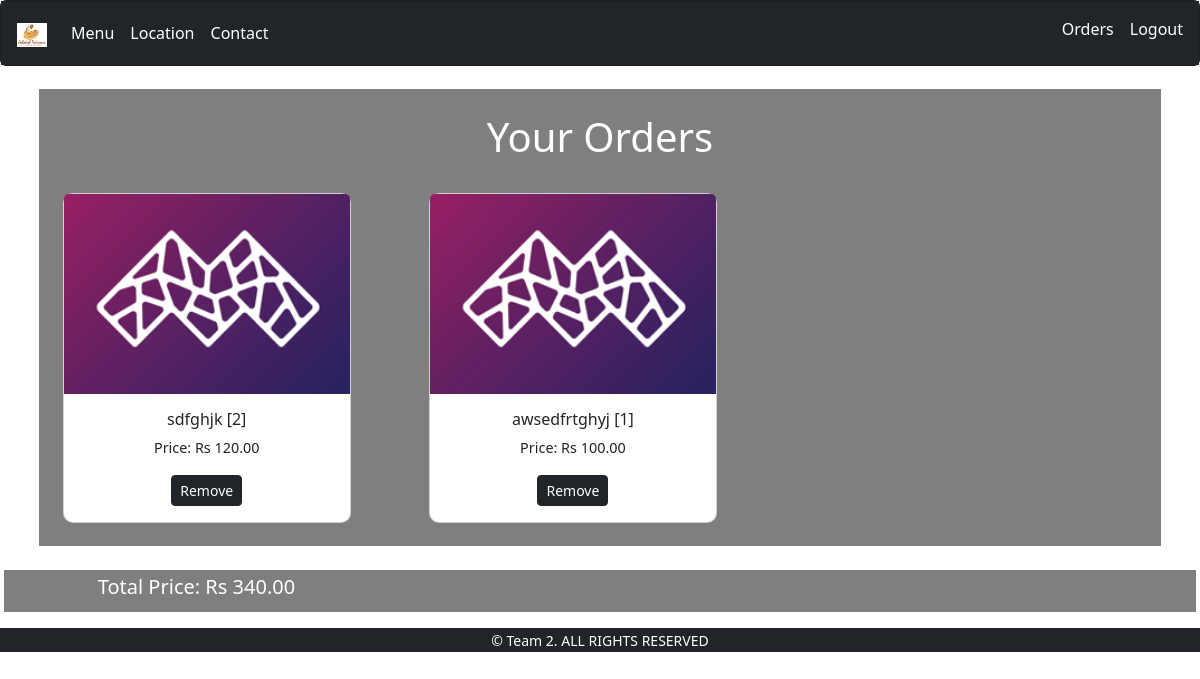
The page /orders/ (signed in) on the database as committed earlier.
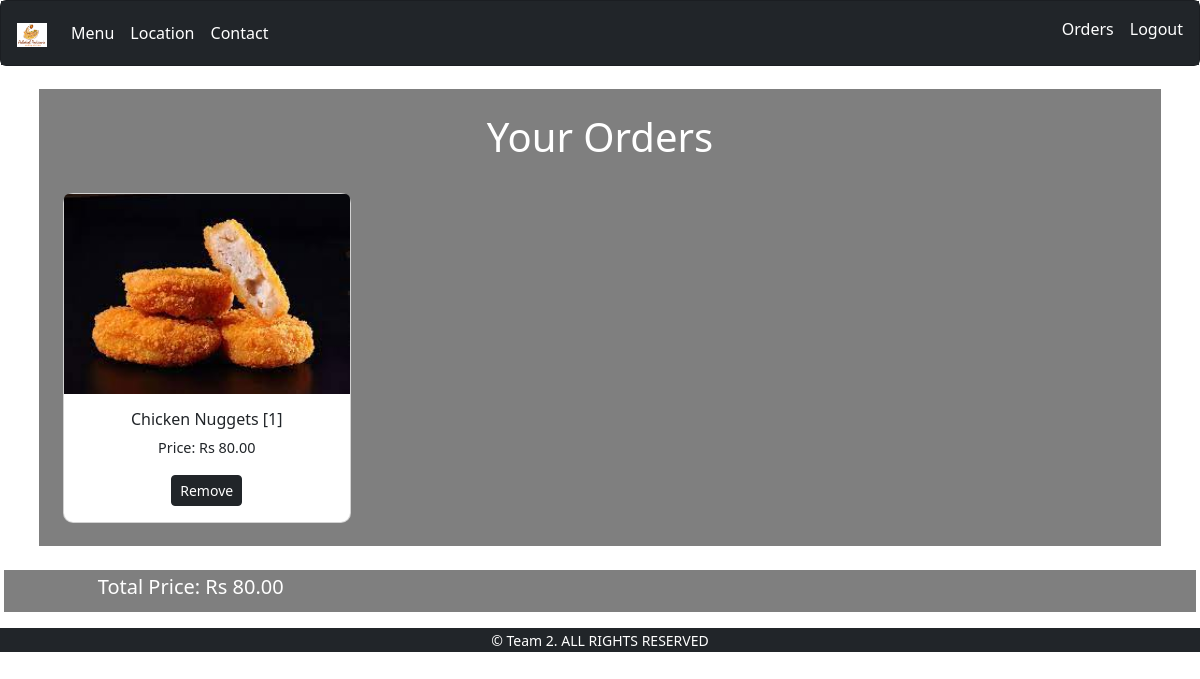
The same page on the database as committed later.
### restaurants/models.py (models this page shows, shortened)
class CartItem(models.Model):
    Dish = models.ForeignKey(Dish, on_delete=models.CASCADE)
    quantity = models.PositiveIntegerField(default=0)
    user = models.ForeignKey(User, on_delete=models.CASCADE)
    date_added = models.DateTimeField(auto_now_add=True)

class Dish(models.Model):
    name = models.CharField(max_length=200)
    price = models.DecimalField(max_digits=10, decimal_places=2)
    product_image= models.ImageField(upload_to='media/product_image/',null=True,blank=True)
    description=models.CharField(max_length=40,default='plz,enter')

### restaurants/views.py (the view)
# urls.py: path('orders/', views.view_cart, name='orders'),
def view_cart(request):
    cart_items = CartItem.objects.filter(user=request.user)
    total_price = sum(item.Dish.price * item.quantity for item in cart_items)
    return render(request, 'cart.html', {'cart_items': cart_items, 'total_price': total_price})

### restaurants/templates/cart.html (shortened to what this page needs)
{% extends 'base.html' %}
{% block content %}
    <div style="background-color: rgba(0, 0, 0, 0.5); margin :2%; padding :2%">
        <center><h1 style="color:white">Your Orders</h1></center>
        <br>
    <div class="row row-cols-1 row-cols-md-2 row-cols-lg-3 g-4" >
        {% for item in cart_items %}
        <div class="col">
            <div class="card" style="width: 18rem; border-radius: 10px;">
                <img src="{{ item.Dish.product_image.url }}" class="card-img-top" alt="{{ dish.name }}" style="height: 200px; object-fit: cover;">
                <div class="card-body">
                    <center>
                    <h5 class="card-title" style="font-size: 1rem;">{{ item.Dish.name }} [{{ item.quantity }}]</h5>
                    <p class="card-text" style="font-size: 0.9rem;">Price: Rs {{ item.Dish.price }}</p>
                    <button type="button" class="btn btn-dark btn-sm"><a style="text-decoration: none;color:white;" href="{% url 'remove_from_cart' item.id %}">Remove</a></button>
                </center>
                </div>
            </div>
        </div>
        {% endfor %}
    </div>
</div>
<div class="row mt-4" style="background-color: rgba(0, 0, 0, 0.5); padding: 5px; padding-left: 7%;">
    <div class="col" >
        <h5 class="text-white">Total Price: Rs {{ total_price }}</h5>
    </div>
</div>
{% endblock %}

Rows that differ between the two databases and show on the page:
removed CartItem: Dish.product_image (picture), Dish.name "sdfghjk", quantity "2", Dish.price "120.00"
removed CartItem: Dish.product_image (picture), Dish.name "awsedfrtghyj", quantity "1", Dish.price "100.00"
added CartItem: Dish.product_image (picture), Dish.name "Chicken Nuggets", quantity "1", Dish.price "80.00"
Other text that changed with them:
{{ total_price }}: "340.00" → "80.00"
